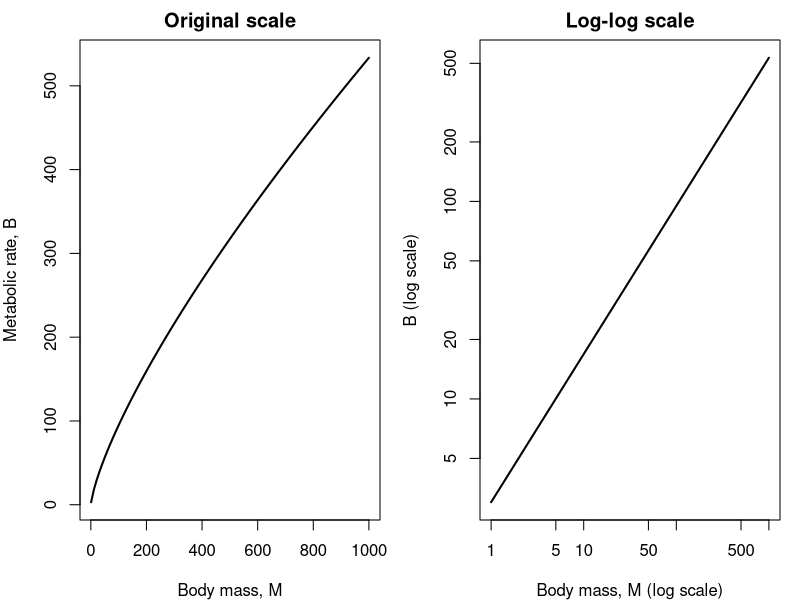
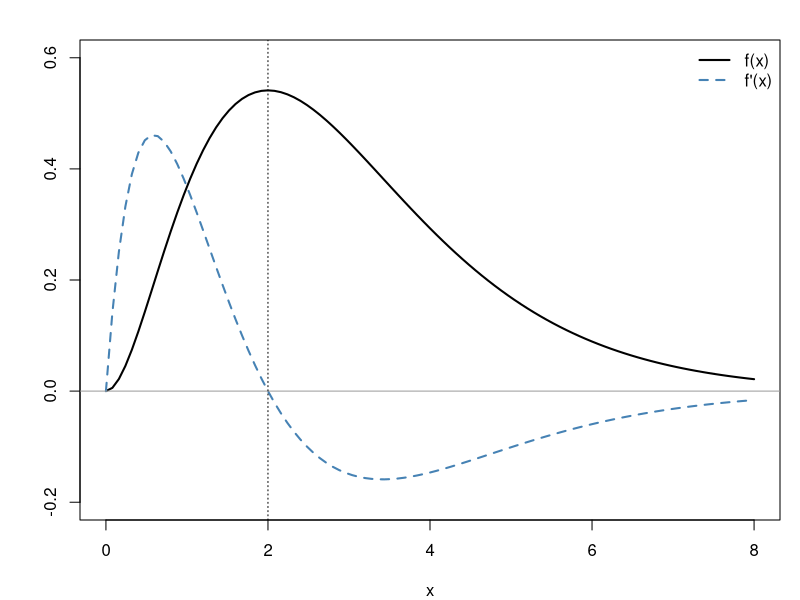
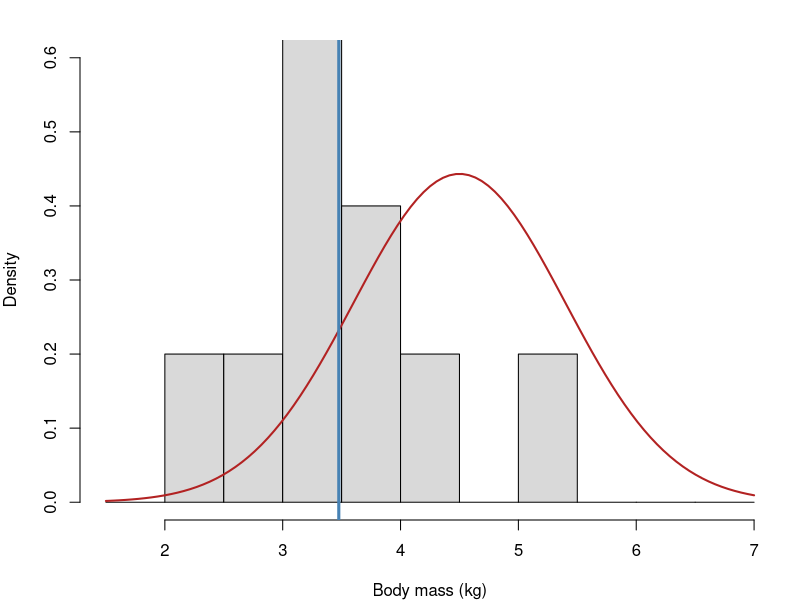
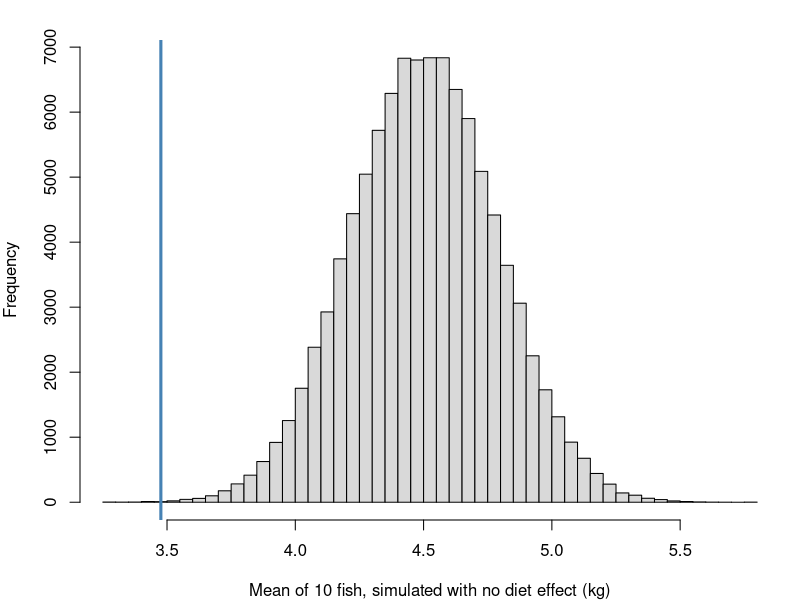
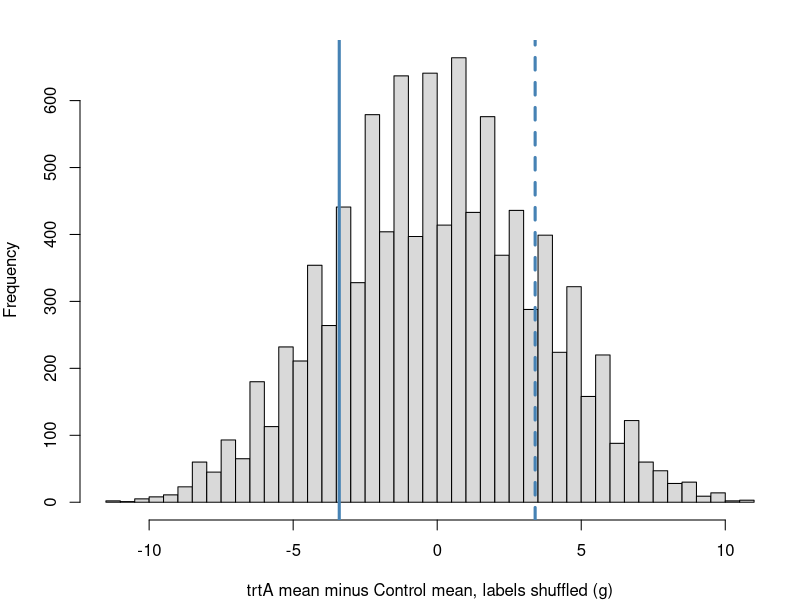
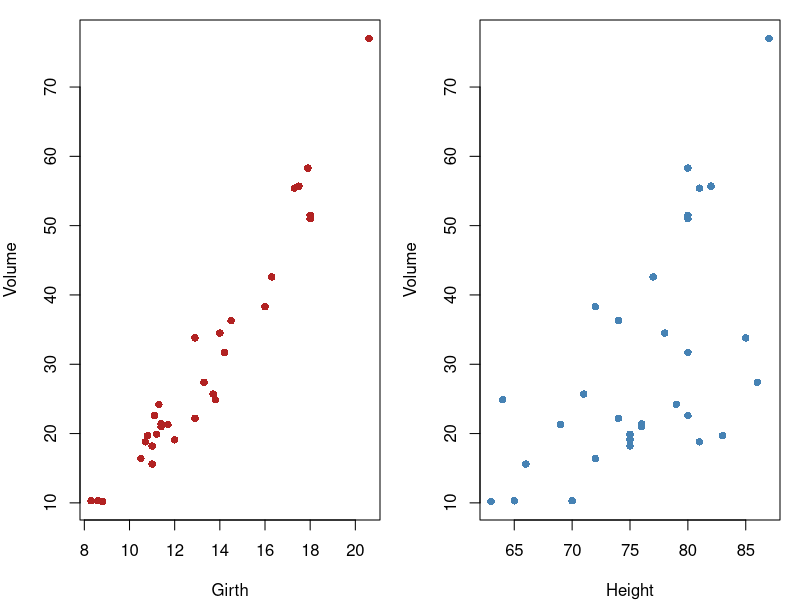

These figures' R source, in order:
#  NRES 746, Week 1: Course introduction and algorithms for inference -----------
#  Code from Week1_IntroAndAlgorithms.html. Base R only.

# WHAT THIS COURSE IS ABOUT =====================================================

# 3. WOD: a self-diagnostic -----------------------------------------------------

#  N_t = N_0 exp(r t)  ->  r = ln(N_t / N_0) / t
log(550 / 100) / 8

#  chain rule: d/dx (4x^2 - 3x)^5 = 5(4x^2 - 3x)^4 (8x - 3)
fprime <- D(quote((4 * x^2 - 3 * x)^5), "x")
fprime
eval(fprime, list(x = 1))

#  R(t) = 2t^2, so the total from 0 to 5 is R(5) - R(0) = 50
integrate(function(t) 4 * t, lower = 0, upper = 5)

#  P(both girls | at least one girl) = 1/3
set.seed(1)
kids <- matrix(sample(c("G", "B"), 2e5, replace = TRUE), ncol = 2)
at_least_one <- kids[, 1] == "G" | kids[, 2] == "G"
both <- kids[, 1] == "G" & kids[, 2] == "G"
mean(both[at_least_one])

#  the three R bugs
site_data <- matrix(c(12, 7, 19, 4, 45, 23, 61, 15), nrow = 4, ncol = 2)
site_data[2]          # the 2nd element, counting down the columns
site_data[, 2]        # the whole 2nd column

values <- c(10, 20, 30, 40)
doubled <- numeric(length(values))
for (i in seq_along(values)) {     # loop over positions 1 to 4, not values 10 to 40
  doubled[i] <- values[i] * 2
}
doubled

get_range <- function(x) {         # braces keep all three lines inside the function
  max_val <- max(x)
  min_val <- min(x)
  max_val - min_val
}
get_range(values)

#  [PAUSE] A 95% CI for nest survival is 0.42 to 0.61. Is "a 95% chance the true value is in there" wrong?


# MATH TOOLS FOR LAB 1 ==========================================================

# 2. Exponents and logarithms ---------------------------------------------------

log10(2) + log10(50)
log10(500) - log10(5)
c(log10(3^4), 4 * log10(3))
log10(7e6)                         # order of magnitude: in the millions

#  power law B = a M^b  ->  log10(B) = log10(a) + b log10(M)
mass <- c(1, 10, 100, 1000)
rate <- 3 * mass^0.75
data.frame(mass, rate = round(rate, 1), log10_rate = round(log10(rate), 3))

par(mfrow = c(1, 2), mar = c(4, 4, 2, 1))
curve(3 * x^0.75, from = 1, to = 1000, lwd = 2, xlab = "Body mass, M",
      ylab = "Metabolic rate, B", main = "Original scale")
curve(3 * x^0.75, from = 1, to = 1000, lwd = 2, log = "xy",
      xlab = "Body mass, M (log scale)", ylab = "B (log scale)",
      main = "Log-log scale")
par(mfrow = c(1, 1))
#  [PAUSE] How much does log10(B) rise per tenfold increase in mass? What would a slope of 1 mean?

# 3. Derivatives: the power, product, and chain rules ---------------------------

#  f = x^2 e^-x; product + chain rules give f' = x(2 - x)e^-x, zero at x = 0 and 2
D(quote(x^2 * exp(-x)), "x")
f <- function(x) x^2 * exp(-x)
optimize(f, interval = c(0, 10), maximum = TRUE)$maximum

curve(f(x), from = 0, to = 8, lwd = 2, ylim = c(-0.2, 0.6),
      xlab = "x", ylab = "")
curve(x * (2 - x) * exp(-x), add = TRUE, lty = 2, lwd = 2, col = "steelblue")
abline(h = 0, col = "grey60")
abline(v = 2, lty = 3)
legend("topright", c("f(x)", "f'(x)"), lty = 1:2, lwd = 2,
       col = c("black", "steelblue"), bty = "n")

# 4. Adding up a rate: a first look at integration ------------------------------

#  ramp from 0 to 4 per day over 5 days: area = (1/2)(5)(4) = 10; F(t) = 0.4 t^2
integrate(function(t) 0.8 * t, lower = 0, upper = 5)
F <- function(t) 0.4 * t^2
F(5) - F(0)


# ALGORITHMS FOR INFERENCE ======================================================

# 2. WOD: pseudocoding a permutation test ---------------------------------------

lizards <- data.frame(
  mass = c(175, 168, 168, 190, 156, 181, 182, 175, 174, 179,
           185, 169, 173, 173, 188, 186, 175, 174, 179, 180),
  group = rep(c("trtA", "Control"), each = 10)
)
group_means <- tapply(lizards$mass, lizards$group, mean)
group_means
observed_dif <- group_means[["trtA"]] - group_means[["Control"]]
observed_dif

# 3. Two routes to a z-test -----------------------------------------------------

pop_mean <- 4.5
pop_sd <- 0.9
salmon <- c(3.14, 3.27, 2.56, 3.77, 3.34, 4.32, 3.84, 2.19, 5.24, 3.09)
n <- length(salmon)
sample_mean <- mean(salmon)
sample_mean

hist(salmon, freq = FALSE, breaks = seq(1.5, 7, by = 0.5), col = "grey85",
     xlim = c(1.5, 7), ylim = c(0, 0.6), main = "",
     xlab = "Body mass (kg)")
curve(dnorm(x, pop_mean, pop_sd), add = TRUE, lwd = 2, col = "firebrick")
abline(v = sample_mean, lwd = 3, col = "steelblue")

#  route 1, analytical: SE = sigma / sqrt(n)
pop_se <- pop_sd / sqrt(n)
z <- (sample_mean - pop_mean) / pop_se
p_analytical <- pnorm(sample_mean, mean = pop_mean, sd = pop_se)
c(z = z, p = p_analytical)

#  route 2, computational: simulate samples of 10 fish with no diet effect
set.seed(746)
n_sims <- 100000
null_means <- numeric(n_sims)
for (i in seq_len(n_sims)) {
  fake_sample <- rnorm(n, mean = pop_mean, sd = pop_sd)
  null_means[i] <- mean(fake_sample)
}
p_simulated <- mean(null_means <= sample_mean)
p_simulated
sd(null_means)                     # compare with pop_se

hist(null_means, breaks = 60, col = "grey85", main = "",
     xlab = "Mean of 10 fish, simulated with no diet effect (kg)",
     xlim = range(c(null_means, sample_mean)))
abline(v = sample_mean, lwd = 3, col = "steelblue")

# 4. Shuffling labels: a permutation test ---------------------------------------

set.seed(746)
reps <- 10000
null_difs <- numeric(reps)
for (i in seq_len(reps)) {
  shuffled <- sample(lizards$group)
  null_difs[i] <- mean(lizards$mass[shuffled == "trtA"]) -
    mean(lizards$mass[shuffled == "Control"])
}
p_perm <- mean(abs(null_difs) >= abs(observed_dif))
p_perm

hist(null_difs, breaks = 40, col = "grey85", main = "",
     xlab = "trtA mean minus Control mean, labels shuffled (g)")
abline(v = c(observed_dif, -observed_dif), lwd = 3, col = "steelblue",
       lty = c(1, 2))
#  [PAUSE] Many runs of 1,000 salmon replicates contain no mean as low as 3.476. What p-value would you report?

#  the same loop as a function
permutation_test <- function(value, group, reps = 10000) {
  labels <- unique(group)
  dif <- function(g) mean(value[g == labels[1]]) - mean(value[g == labels[2]])
  observed <- dif(group)
  null_difs <- numeric(reps)
  for (i in seq_len(reps)) {
    null_difs[i] <- dif(sample(group))
  }
  list(observed = observed, p_value = mean(abs(null_difs) >= abs(observed)))
}

set.seed(746)
permutation_test(lizards$mass, lizards$group)
t.test(mass ~ group, data = lizards, var.equal = TRUE)$p.value

# Bonus: bootstrapping a confidence interval ------------------------------------

par(mfrow = c(1, 2), mar = c(4, 4, 1, 1))
plot(Volume ~ Girth, data = trees, pch = 16, col = "firebrick")
plot(Volume ~ Height, data = trees, pch = 16, col = "steelblue")
par(mfrow = c(1, 1))

#  R^2 of volume on each predictor, one at a time
r_squared <- function(data, response = "Volume") {
  predictors <- setdiff(names(data), response)
  sapply(predictors, function(p) {
    summary(lm(reformulate(p, response), data = data))$r.squared
  })
}
r_squared(trees)

#  resample trees with replacement, recompute R^2, take quantiles
set.seed(746)
boot_rsq <- t(replicate(2000, {
  rows <- sample.int(nrow(trees), replace = TRUE)
  r_squared(trees[rows, ])
}))
apply(boot_rsq, 2, quantile, probs = c(0.025, 0.975))
